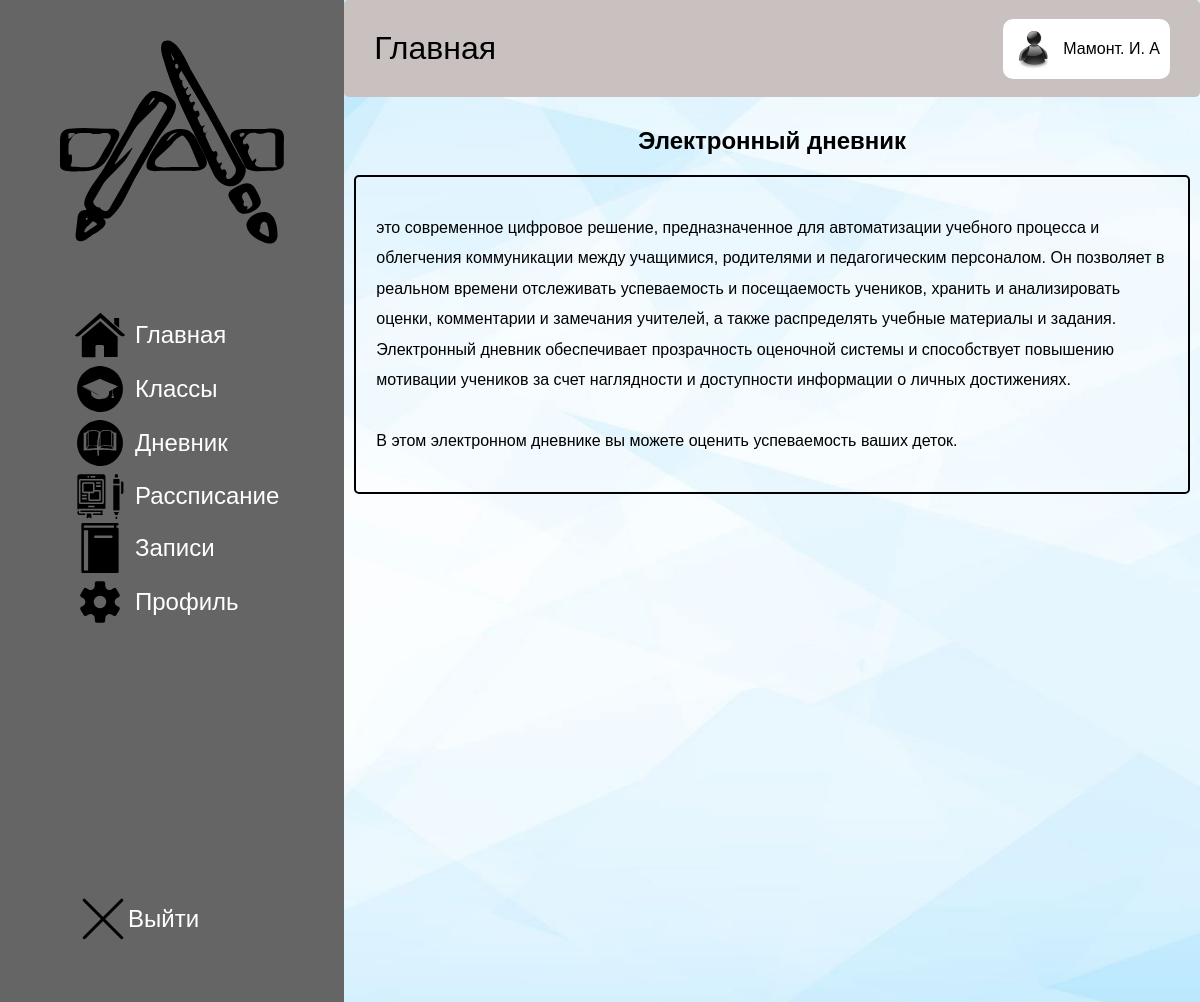
The app's page /diplom/Web/Main.php (signed in) with its own data.
### tables this page shows
CREATE TABLE `users` (
  `id` int(11) NOT NULL,
  `username` varchar(255) NOT NULL,
  `name` varchar(255) NOT NULL,
  `lastname` varchar(255) NOT NULL,
  `surname` varchar(255) NOT NULL,
  `password` varchar(255) NOT NULL,
  `role` varchar(255) NOT NULL
);

### diplom/Bd/brain.php (called while the page is built, shortened)
<?php
function getUserInfoById($id){
    global $connection;
    $stmt = $connection->prepare("SELECT * FROM users WHERE id = :id");
    $stmt->bindParam(':id', $id, PDO::PARAM_INT);
    $stmt->execute();
    $result = $stmt->fetch(PDO::FETCH_ASSOC);
    return $result;
}

### diplom/Web/Main.php (the view, shortened to what this page needs)
<?php
if(!isset($_SESSION['user_id']) || isset($_GET['logout'])){
    $_SESSION['user_id'] = null;
    header('Location: login.php');
    exit;
} else {
    include('../Bd/pdo.php');
    include('../Bd/brain.php');
}?>
<!doctype html>
<html lang="ru">
<head>
    <link rel="stylesheet" href="../css/Style.css">
</head>
<body>
    <div class="main-design container">
        <div class="left-part">
        <a href="Main.php"><div class="logo"><img src="../img/Group.svg" alt=""></div></a>
        <div class="main_menu">
            <a href="Main.php"><div><img src="../img/Главная.svg" alt="">Главная</div></a>
            <a href="Group.php"><div><img src="../img/Группы.svg" alt="">Классы</div></a>
            <a href="Tables.php"><div><img src="../img/Журнал.svg" alt="">Дневник</div></a>
            <a href="write.php"><div><img src="../img/write_day.svg" alt="">Рассписание</div></a>
            <a href="note.php"><div><img src="../img/personal.svg" alt="">Записи</div></a>
            <a href="Profile.php"><div><img src="../img/Настройки.svg" alt="">Профиль</div></a> </div>
            <a href="?logout=1" class="logout"><div class="main_podval"><img src="../img/Выйти.svg" alt="">Выйти</div></a>
        </div>
        <div class="right-part">
            <div class="part_header">
                <span>Главная</span>
                <?php
                $info = getUserInfoById($_SESSION['user_id']);
                ?>
                <div class="logUserInformation">
                    <img src="../img/user_img.png" alt="" width="40">
                    <label><?php echo $info['lastname'].'. '.mb_substr($info['name'], 0, 1).'. '.mb_substr($info['surname'], 0, 1)?> </label>
                </div>
            </div>
            <div class="part_bottom">
                    <h2 align=center>Электронный дневник</h2>
                    <div class="description center">
    <p> это современное цифровое решение, предназначенное для автоматизации учебного процесса и облегчения коммуникации между учащимися, родителями и педагогическим персоналом. Он позволяет в реальном времени отслеживать успеваемость и посещаемость учеников, хранить и анализировать оценки, комментарии и замечания учителей, а также распределять учебные материалы и задания. Электронный дневник обеспечивает прозрачность оценочной системы и способствует повышению мотивации учеников за счет наглядности и доступности информации о личных достижениях.
        <br><br>В этом электронном дневнике вы можете оценить успеваемость ваших деток.
</div>
        </div>
</body>
</html>

### diplom/css/Style.css (style rules this page uses)
body { margin: 0; padding: 0; font-family: Arial; overflow: hidden; }
a { color: rgb(255 0 0); text-decoration: none; transition: color 0.5s; }
.center { display: flex; justify-content: left; align-items: left; }
.description { padding: 20px; border: 2px solid rgb(0, 0, 0); border-radius: 5px; margin: 10px; }
.description p { line-height: 1.9; }
.main-design { display: flex; transition: filter 0.3s ease; background-image: url('../data/background.jpg'); background-size: cover; background-position: center; background-repeat: no-repeat; }
.left-part { background-color: rgb(101 101 101); padding: 30px; }
.main_menu div { display: flex; align-items: center; color: white; font-size: 24px; margin: -3px 25px; }
.main_menu img { fill: white; width: 50px; padding: 0 10px; }
.main_menu a { display: block; border-radius: 5px; padding: 5px 10px; }
.logo { margin: 0 30px 50px; }
.right-part { height: 100%; width: 100%; display: flex; align-items: center; justify-content: center; flex-direction: column; }
.part_header { height: 10%; width: 100%; background-color:rgb(201 192 192); border-radius: 5px; display: flex; justify-content: space-between; align-items: center; }
.part_header span { color: rgb(0, 0, 0); font-size: 32px; margin: 0 30px; }
.part_bottom { max-height: 100%; overflow-y: auto; height: 90%; width: 100%; margin-bottom: 30px; scrollbar-width: thin; scrollbar-color: #ccc #fff; }
.container { max-width: 1920px; width: 100%; height: 62.6em; max-height: 1080px; margin: auto; background-color: #f0f0f0; }
.logout { margin: 30em 0 0 0; }
.logUserInformation { background-color: #ffffff; padding: 10px; border-radius: 10px; margin: 0 30px 0; display: flex; align-items: center; }
.logUserInformation img { margin: 0 10px 0 0; }

### diplom/Web/Main.php (style rules this page uses)
.main_podval { display: flex; align-items: center; color: white; font-size: 24px; margin: 265px 48px; fill: white; width: 50px; padding: 5 10px; }

### records on screen
users: lastname "Мамонт", name "И", surname "А"
